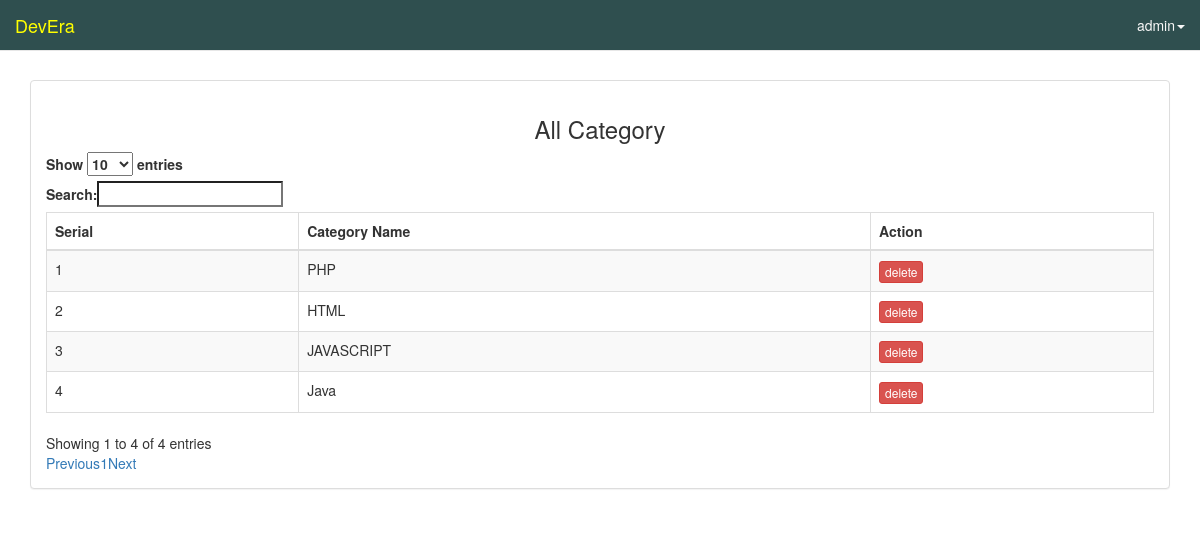
Page /viewcategory.php (signed in) on the committed database.
### tables this page shows
CREATE TABLE IF NOT EXISTS `video_category` (
  `category_id` int(11) NOT NULL AUTO_INCREMENT,
  `category_name` varchar(255) NOT NULL,
  PRIMARY KEY (`category_id`)
);

### viewcategory.php (the view, shortened to what this page needs)
<?php
require 'connection.php';
?>
<!DOCTYPE html>
<html lang="en">
<head>
  <link rel="stylesheet" href="https://maxcdn.bootstrapcdn.com/bootstrap/3.3.7/css/bootstrap.min.css">
  <link href="https://cdn.datatables.net/1.10.19/css/dataTables.bootstrap.min.css" rel="stylesheet" type="text/css">
</head>
<body>
<nav class="navbar navbar-default navbar-fixed-top">
  <div class="container-fluid">
    <div class="navbar-header">
      <a class="navbar-brand" href="home.php">DevEra</a>
    </div>
    <div class="collapse navbar-collapse" id="myNavbar">
    <ul class="nav navbar-nav navbar-right">
      <li class="dropdown">
        <a href="#"  class="dropdown-toggle" data-toggle="dropdown"><?php echo $_SESSION["username"] ?><span class="caret"></span></a>
      </li>
    </ul>
    </div>
  </div>
</nav>
<div class="container">
  <div class="panel panel-default">
    <div class="panel-body">
       <center><h3>All Category</h3></center>
       <div class="table-responsive">
    <table class="table table-striped table-bordered" id="example">
      <thead>
      <tr>
        <th>Serial</th>
        <th>Category Name</th>
        <th>Action</th>
      </tr>
    </thead>
    <tbody>
      <?php
          $show_category ="select * from video_category";
          $result = $conn->query($show_category);
          if ($result->num_rows > 0) {
            $i=1;
            while($row = $result->fetch_assoc()) {
      ?>
      <tr>
        <td><?php echo $i?></td>
        <td><?php echo $row['category_name']?></td>
        <td>
            <form action="viewcategory.php" method="post">
              <input type="submit" name="submit" class="btn btn-danger btn-xs" value="delete">
            </form>
        </td>
      </tr>
      <?php
              $i++;
            }
          }
      ?>
    </tbody>
    </table>
  </div>
  </div>
  </div>
</div>
</body>
</html>

### viewcategory.php (style rules this page uses)
.navbar { background-color: #2F4F4F; }
.navbar li a, .navbar .navbar-brand { color: #d5d5d5 ; }
.navbar .navbar-nav li a { color: #F8F8F8 ; }
.navbar li a, .navbar .navbar-brand:hover { color: #FFFF00 ; }
.container { margin-top: 80px; }

### rows in the picture
video_category: category_name "PHP"
video_category: category_name "HTML"
video_category: category_name "JAVASCRIPT"
video_category: category_name "Java"

### other values in the picture
$_SESSION["username"] "admin"
